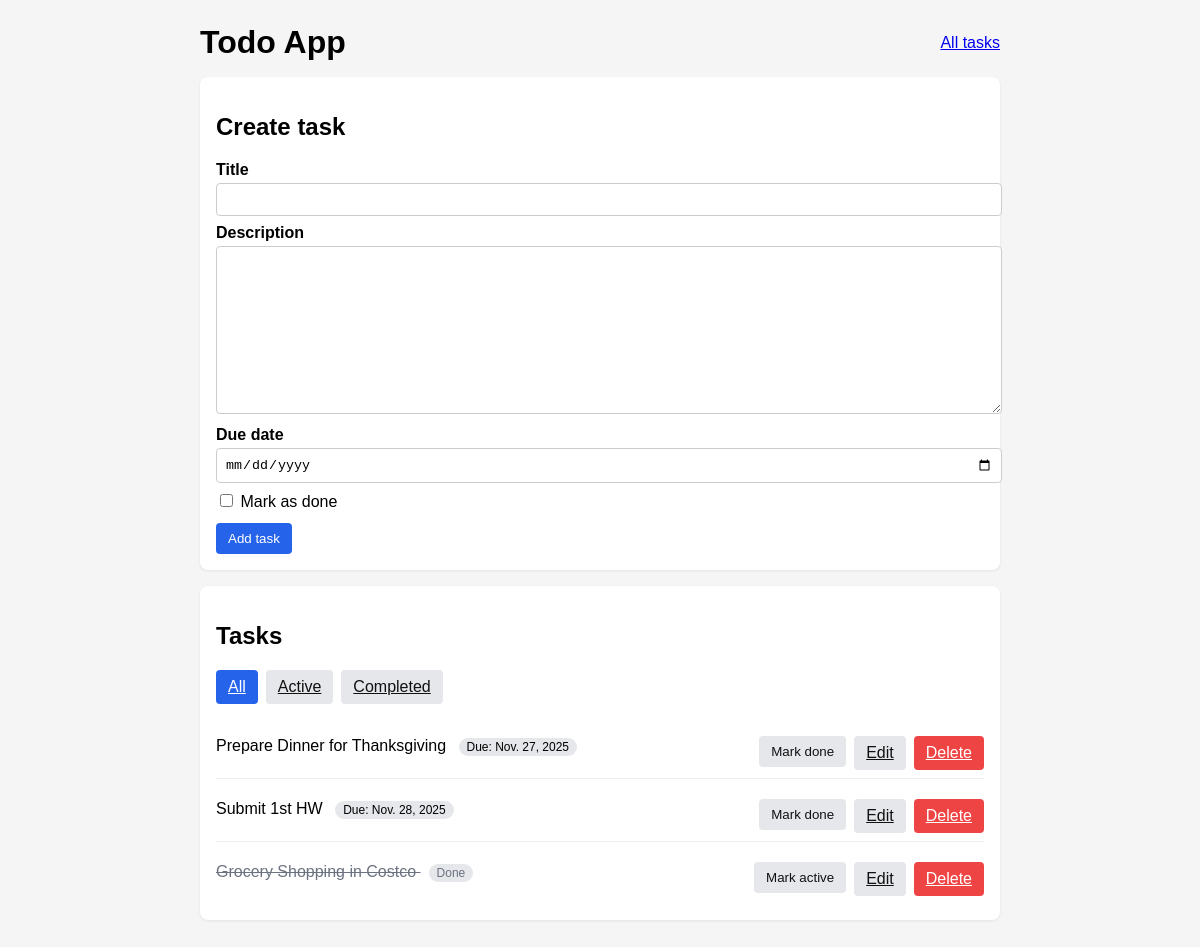
Before: / with the older database file.
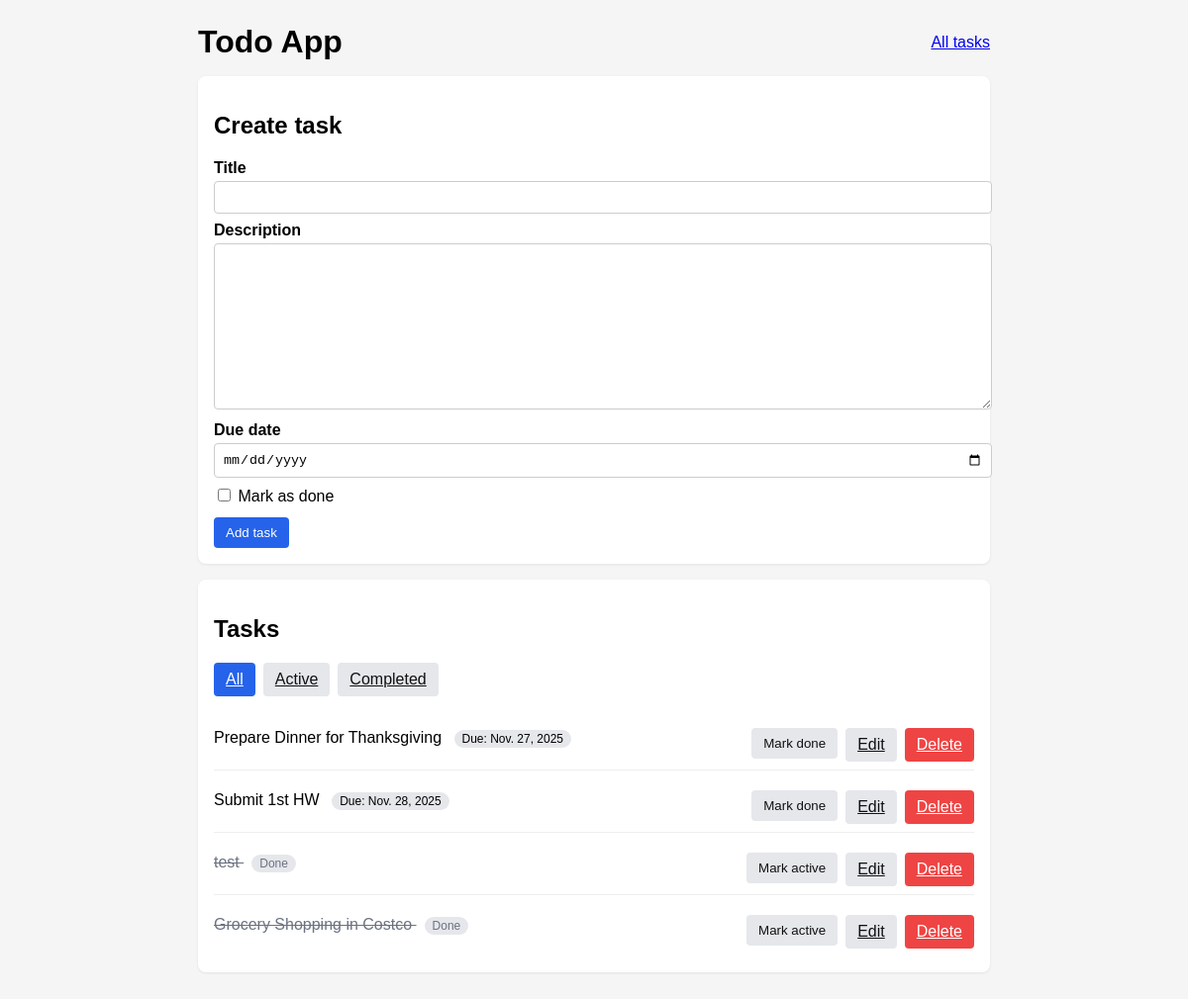
After: the same page with the newer database file.
### tasks/models.py (models this page shows, shortened)
class Task(models.Model):
    title = models.CharField(max_length=255)
    description = models.TextField(blank=True)
    due_date = models.DateField(null=True, blank=True)
    is_completed = models.BooleanField(default=False)
    created_at = models.DateTimeField(auto_now_add=True)
    updated_at = models.DateTimeField(auto_now=True)
    class Meta:
        ordering = ["is_completed", "due_date", "-created_at"]

### tasks/views.py (the view)
# urls.py: path("", views.task_list, name="task_list"),
def task_list(request):
    status = request.GET.get("status", "all")
    tasks = Task.objects.all()
    if status == "active":
        tasks = tasks.filter(is_completed=False)
    elif status == "completed":
        tasks = tasks.filter(is_completed=True)
    form = TaskForm()
    return render(
        request,
        "tasks/task_list.html",
        {"tasks": tasks, "form": form, "status": status},
    )

### tasks/forms.py
class TaskForm(forms.ModelForm):
    due_date = forms.DateField(
        required=False,
        widget=forms.DateInput(attrs={"type": "date"}),
    )
    class Meta:
        model = Task
        fields = ["title", "description", "due_date", "is_completed"]

### tasks/templates/tasks/task_list.html (shortened to what this page needs)
{% extends "tasks/base.html" %}
{% block content %}
<div class="card">
    <h2>Create task</h2>
    <form method="post" action="{% url 'task_create' %}">
        <label for="id_title">Title</label>
        {{ form.title }}
        <label for="id_description">Description</label>
        {{ form.description }}
        <label for="id_due_date">Due date</label>
        {{ form.due_date }}
        <div style="margin-top:8px;">
            <label for="id_is_completed" style="font-weight:400;">
                {{ form.is_completed }} Mark as done
            </label>
        </div>
        <div class="actions">
            <button type="submit" class="btn primary">Add task</button>
        </div>
    </form>
</div>
<div class="card">
    <h2>Tasks</h2>
    <div class="actions" style="margin-bottom:12px;">
        <a class="btn {% if status == 'all' %}primary{% else %}secondary{% endif %}" href="{% url 'task_list' %}?status=all">All</a>
        <a class="btn {% if status == 'active' %}primary{% else %}secondary{% endif %}" href="{% url 'task_list' %}?status=active">Active</a>
        <a class="btn {% if status == 'completed' %}primary{% else %}secondary{% endif %}" href="{% url 'task_list' %}?status=completed">Completed</a>
    </div>
    {% if tasks %}
        {% for task in tasks %}
            <div class="task">
                <div>
                    <div class="{% if task.is_completed %}completed{% endif %}">
                        {{ task.title }}
                        {% if task.due_date %}
                            <span class="badge">Due: {{ task.due_date }}</span>
                        {% endif %}
                        {% if task.is_completed %}
                            <span class="badge">Done</span>
                        {% endif %}
                    </div>
                </div>
                <div class="actions">
                    <form method="post" action="{% url 'task_toggle_done' task.pk %}">
                        <button type="submit" class="btn secondary">
                            {% if task.is_completed %}Mark active{% else %}Mark done{% endif %}
                        </button>
                    </form>
                    <a class="btn secondary" href="{% url 'task_update' task.pk %}">Edit</a>
                    <a class="btn danger" href="{% url 'task_delete' task.pk %}">Delete</a>
                </div>
            </div>
        {% endfor %}
    {% else %}
        <p>No tasks yet.</p>
    {% endif %}
</div>
{% endblock %}

### tasks/templates/tasks/base.html (shortened to what this page needs)
<!DOCTYPE html>
<html lang="en">
<head>
</head>
<body>
    <header>
        <h1>Todo App</h1>
        <a href="{% url 'task_list' %}">All tasks</a>
    </header>
    {% block content %}{% endblock %}
</body>
</html>

### tasks/templates/tasks/base.html (style rules this page uses)
body { font-family: Arial, sans-serif; max-width: 800px; margin: 0 auto; padding: 24px; background: #f5f5f5; }
header { display: flex; justify-content: space-between; align-items: center; margin-bottom: 16px; }
h1 { margin: 0; }
.card { background: #fff; padding: 16px; border-radius: 8px; box-shadow: 0 1px 3px rgba(0,0,0,0.08); margin-bottom: 16px; }
form { margin: 0; }
label { display: block; margin-top: 8px; font-weight: 600; }
input[type="text"], textarea, input[type="date"] { width: 100%; padding: 8px; border: 1px solid #ccc; border-radius: 4px; margin-top: 4px; }
textarea { min-height: 80px; }
.actions { display: flex; gap: 8px; flex-wrap: wrap; margin-top: 12px; }
.btn { padding: 8px 12px; border: none; border-radius: 4px; cursor: pointer; }
.btn.primary { background: #2563eb; color: #fff; }
.btn.secondary { background: #e5e7eb; color: #111; }
.btn.danger { background: #ef4444; color: #fff; }
.task { display: flex; justify-content: space-between; align-items: center; padding: 8px 0; border-bottom: 1px solid #eee; }
.task:last-child { border-bottom: none; }
.badge { display: inline-block; padding: 2px 8px; border-radius: 999px; background: #e5e7eb; margin-left: 8px; font-size: 12px; }
.completed { text-decoration: line-through; color: #6b7280; }

Changed rows visible on the page:
added Task: title "test", is_completed "Done"
